Frame 1 (no input): blank canvas, image omitted
Frame 60 (no input): blank canvas, image omitted
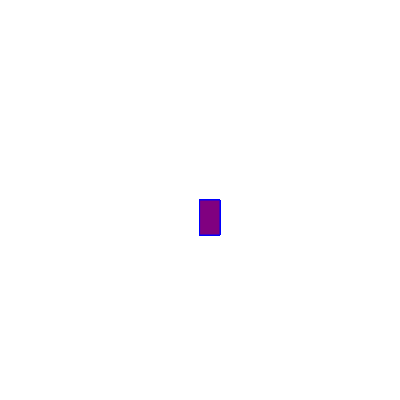
Frame 120 (the mouse pressed at the canvas centre since frame 60)

The p5.js sketch whose frames 1 and 60 were blank and that drew this single picture after the mouse press (run headless with seeded random() and noise() and a simulated clock; from frame 60 on, the mouse is pressed at the canvas centre):

// p5.js sketch
// ── sketch.js
function setup() {
    createCanvas(400, 400);
    background("white")
  }
  
  function draw() {
    stroke("blue");
    fill("purple");
    
    
    if (mouseIsPressed) {
      rect(mouseX, mouseY, 20, 35);
    }
  }
  
